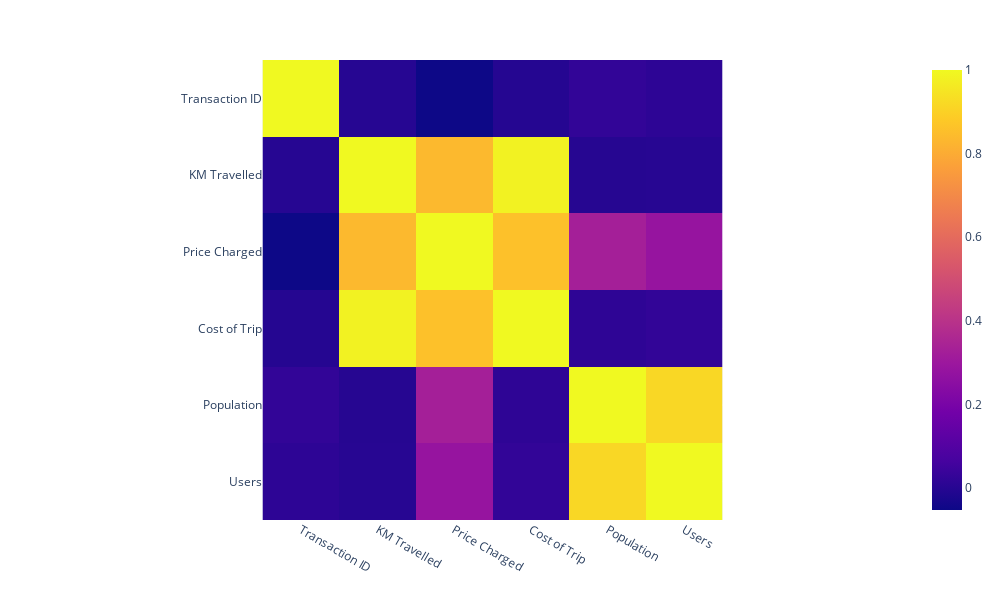

Notebook cell for this chart:
### Markdown cell above
### 3.Correlation of Population of a city and cab users of the city

### Code cell
# Merging the datasets
merged_cab_city = pd.merge(cab_data,city_data,on='City',how='left')

numerical_columns = ['Transaction ID','KM Travelled','Price Charged','Cost of Trip','Population','Users']

# Correlation
correlation_matrix = merged_cab_city[numerical_columns].corr()

# Plotting a correlation chart
px.imshow(correlation_matrix,width=1000,height=600)

### Figure 1 — Plotly figure (JSON) as saved in the notebook; plotly's stock layout.template omitted (floating-point values rounded to 4 significant figures)
{"data": [{"coloraxis": "coloraxis", "hovertemplate": "x: %{x}<br>y: %{y}<br>color: %{z}<extra></extra>", "name": "0", "type": "heatmap", "x": ["Transaction ID", "KM Travelled", "Price Charged", "Cost of Trip", "Population", "Users"], "xaxis": "x", "y": ["Transaction ID", "KM Travelled", "Price Charged", "Cost of Trip", "Population", "Users"], "yaxis": "y", "z": [[1, -0.001429, -0.0529, -0.003462, 0.02387, 0.01353], [-0.001429, 1, 0.8358, 0.9818, -0.002311, -0.0004276], [-0.0529, 0.8358, 1, 0.8598, 0.3266, 0.2811], [-0.003462, 0.9818, 0.8598, 1, 0.01511, 0.02363], [0.02387, -0.002311, 0.3266, 0.01511, 1, 0.9155], [0.01353, -0.0004276, 0.2811, 0.02363, 0.9155, 1]]}], "layout": {"coloraxis": {"colorscale": [[0, "#0d0887"], [0.1111, "#46039f"], [0.2222, "#7201a8"], [0.3333, "#9c179e"], [0.4444, "#bd3786"], [0.5556, "#d8576b"], [0.6667, "#ed7953"], [0.7778, "#fb9f3a"], [0.8889, "#fdca26"], [1, "#f0f921"]]}, "height": 600, "margin": {"t": 60}, "width": 1000, "xaxis": {"anchor": "y", "autorange": true, "constrain": "domain", "domain": [0.2202, 0.7798], "range": [-0.5, 5.5], "scaleanchor": "y", "type": "category"}, "yaxis": {"anchor": "x", "autorange": true, "constrain": "domain", "domain": [0, 1], "range": [5.5, -0.5], "type": "category"}}}
